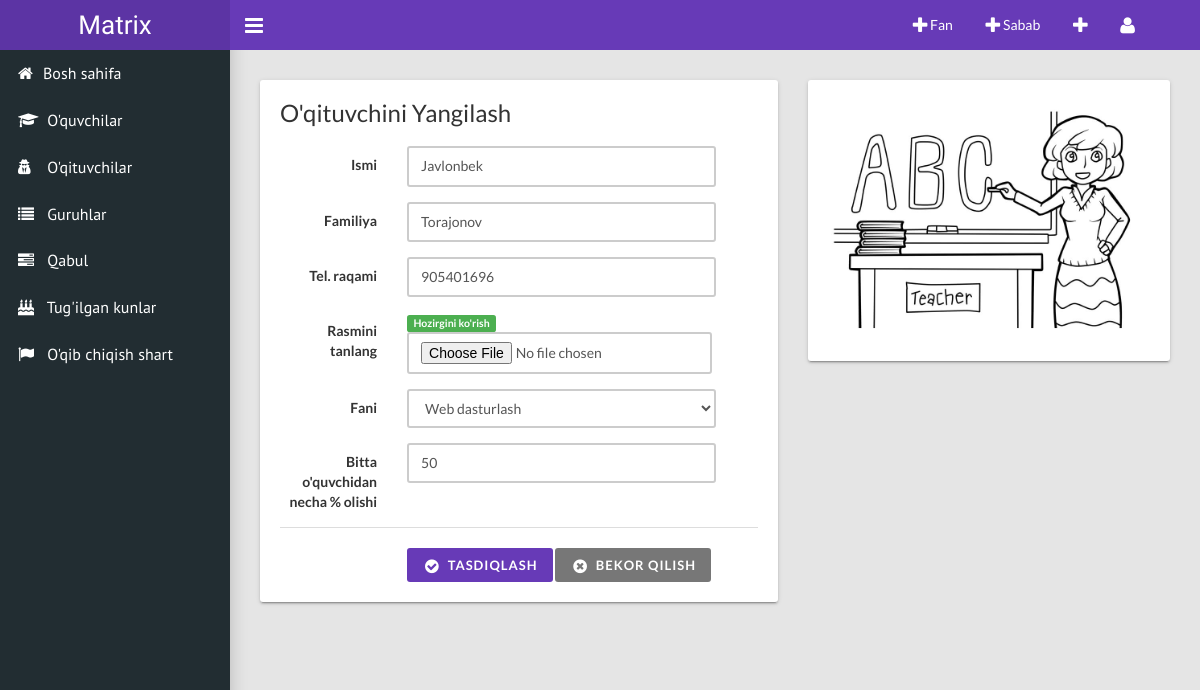
/update_teacher/1, run on the app's committed database.
### main/models.py (models this page shows, shortened)
class Teacher(models.Model):
    user = models.ForeignKey(User, related_name="teacher", on_delete=models.CASCADE, blank=True, null=True)
    name = models.CharField("Ismi", max_length=150)
    surname = models.CharField("Familiyasi", max_length=150)
    image = models.ImageField("O'qituvchi rasmi", upload_to='teacher_img/',null=True, blank=True)
    tel_num = models.CharField("Telefon raqami", max_length=50, blank=True)
    subject = models.ForeignKey(Subjects, related_name="teachers", on_delete=models.PROTECT)
    price = models.PositiveIntegerField("Bitta dars uchun narx", default=0)
    countsub = models.PositiveIntegerField("Bir oydagi darslar soni", default=0)
    allprice = models.PositiveIntegerField("Jami maosh", default=0)

### main/views.py (the view)
# urls.py: path("update_teacher/<pk>", TeacherUpdateView.as_view(), name="update_teacher"),
class TeacherUpdateView(UpdateView):
    model = Teacher
    form_class = CreateTeacherForm
    success_url = '/teachers/'
    template_name = "update_teacher.html"

### main/forms.py
class CreateTeacherForm(forms.ModelForm):
    class Meta:
        model = Teacher
        fields = ['name','surname','image','tel_num','subject','price']

### main/context_pro.py (called while the page is built)
def students(request):
    context = {
        'teachers':Teacher.objects.all(),
        'student':Student.objects.all(),
    }
    return context

### main/models.py (called while the page is built)
    def __str__(self):
        return self.name

### templates/update_teacher.html (shortened to what this page needs)
{% extends 'wrapper.html' %}
{% load static %}
{% block content %}
<div class="content-wrapper">
<div class="row">
    <div class="col-md-7">
        <form method="POST" class="form-horizontal" enctype="multipart/form-data">{% csrf_token %}
            <div class="card">
                <h3 class="card-title">O'qituvchini Yangilash</h3>
                <div class="card-body">
                    <div class="form-group">
                        <label class="control-label col-md-3">Ismi</label>
                        <div class="col-md-8">
                            {{form.name}}
                        </div>
                    </div>
                    <div class="form-group">
                        <label class="control-label col-md-3">Familiya</label>
                        <div class="col-md-8">
                            {{form.surname}}
                        </div>
                    </div>
                    <div class="form-group">
                        <label class="control-label col-md-3">Tel. raqami</label>
                        <div class="col-md-8">
                            {{form.tel_num}}
                        </div>
                    </div>
                    <div class="form-group">
                        <label class="control-label col-md-3">Rasmini tanlang</label>
                        <div class="col-md-8 form-inline">
                            {% if form.image.value %}
                            <a href="{{form.image.value.url}}" class="label label-success">Hozirgini ko'rish</a>
                            {% endif %}
                            <input value="" name="image" class="form-control" type="file">
                        </div>
                    </div>
                    <div class="form-group">
                        <label class="control-label col-md-3">Fani</label>
                        <div class="col-md-8">
                            {{form.subject}}
                        </div>
                    </div>
                    <div class="form-group">
                        <label class="control-label col-md-3">Bitta o'quvchidan necha % olishi</label>
                        <div class="col-md-8">
                            {{form.price}}
                        </div>
                    </div>
                </div>
                <div class="card-footer">
                    <div class="row">
                        <div class="col-md-8 col-md-offset-3">
                            <button class="btn btn-primary icon-btn" type="submit"><i class="fa fa-fw fa-lg fa-check-circle"></i>TASDIQLASH</button>
                            <a class="btn btn-default icon-btn" href="{% url 'main:home' %}"><i class="fa fa-fw fa-lg fa-times-circle"></i>BEKOR QILISH</a>
                        </div>
                    </div>
                </div>
            </div>
        </form>
    </div>
    <div class="col-md-5">
        <img style="width: 100%;" class="card" src="/static/images/teacher.jpg" alt="">
    </div>
</div>
</div>
{% endblock content %}

### data on the page
Teacher: name "Javlonbek", surname "Torajonov", tel_num "905401696", subject "Web dasturlash", price "50"
